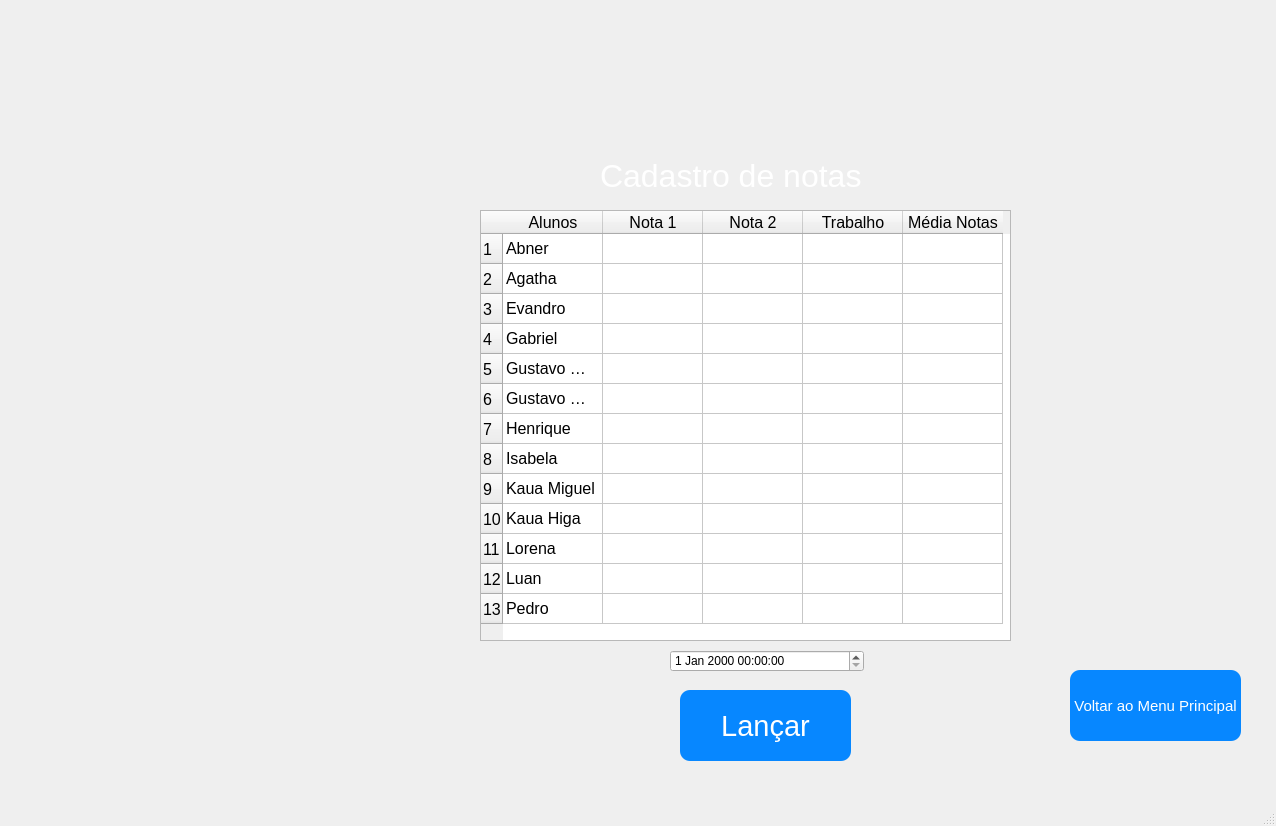
<?xml version="1.0" encoding="UTF-8"?>
<ui version="4.0">
 <class>MainWindow</class>
 <widget class="QMainWindow" name="MainWindow">
  <property name="geometry">
   <rect>
    <x>0</x>
    <y>0</y>
    <width>1276</width>
    <height>826</height>
   </rect>
  </property>
  <property name="windowTitle">
   <string>MainWindow</string>
  </property>
  <widget class="QWidget" name="centralwidget">
   <widget class="QLabel" name="label">
    <property name="geometry">
     <rect>
      <x>0</x>
      <y>0</y>
      <width>1271</width>
      <height>791</height>
     </rect>
    </property>
    <property name="text">
     <string/>
    </property>
    <property name="pixmap">
     <pixmap>../Imagens/5052425-abstrato-fundo-amarelo-e-azul-vetor.jpg</pixmap>
    </property>
    <property name="scaledContents">
     <bool>true</bool>
    </property>
    <property name="wordWrap">
     <bool>false</bool>
    </property>
   </widget>
   <widget class="QLabel" name="label_2">
    <property name="geometry">
     <rect>
      <x>0</x>
      <y>0</y>
      <width>481</width>
      <height>241</height>
     </rect>
    </property>
    <property name="text">
     <string/>
    </property>
    <property name="pixmap">
     <pixmap>../Imagens/Logo_Senac_COR.png</pixmap>
    </property>
    <property name="scaledContents">
     <bool>true</bool>
    </property>
   </widget>
   <widget class="QLabel" name="label_3">
    <property name="geometry">
     <rect>
      <x>600</x>
      <y>150</y>
      <width>271</width>
      <height>51</height>
     </rect>
    </property>
    <property name="font">
     <font>
      <pointsize>24</pointsize>
     </font>
    </property>
    <property name="styleSheet">
     <string notr="true">color:#ffffff;</string>
    </property>
    <property name="text">
     <string>Cadastro de notas</string>
    </property>
   </widget>
   <widget class="QPushButton" name="voltar">
    <property name="geometry">
     <rect>
      <x>1070</x>
      <y>670</y>
      <width>171</width>
      <height>71</height>
     </rect>
    </property>
    <property name="font">
     <font>
      <pointsize>11</pointsize>
     </font>
    </property>
    <property name="styleSheet">
     <string notr="true">background-color:#0787ff;
color:#ffffff;
border-radius:10px;
</string>
    </property>
    <property name="text">
     <string>Voltar ao Menu Principal</string>
    </property>
   </widget>
   <widget class="QPushButton" name="avaliacao">
    <property name="geometry">
     <rect>
      <x>680</x>
      <y>690</y>
      <width>171</width>
      <height>71</height>
     </rect>
    </property>
    <property name="font">
     <font>
      <pointsize>22</pointsize>
     </font>
    </property>
    <property name="styleSheet">
     <string notr="true">background-color:#0787ff;
color:#ffffff;
border-radius:10px;
</string>
    </property>
    <property name="text">
     <string>Lançar</string>
    </property>
   </widget>
   <widget class="QTableWidget" name="tableWidget">
    <property name="geometry">
     <rect>
      <x>480</x>
      <y>210</y>
      <width>531</width>
      <height>431</height>
     </rect>
    </property>
    <property name="font">
     <font>
      <pointsize>12</pointsize>
     </font>
    </property>
    <row>
     <property name="text">
      <string>1</string>
     </property>
    </row>
    <row>
     <property name="text">
      <string>2</string>
     </property>
    </row>
    <row>
     <property name="text">
      <string>3</string>
     </property>
    </row>
    <row>
     <property name="text">
      <string>4</string>
     </property>
    </row>
    <row>
     <property name="text">
      <string>5</string>
     </property>
    </row>
    <row>
     <property name="text">
      <string>6</string>
     </property>
    </row>
    <row>
     <property name="text">
      <string>7</string>
     </property>
    </row>
    <row>
     <property name="text">
      <string>8</string>
     </property>
    </row>
    <row>
     <property name="text">
      <string>9</string>
     </property>
    </row>
    <row>
     <property name="text">
      <string>10</string>
     </property>
    </row>
    <row>
     <property name="text">
      <string>11</string>
     </property>
    </row>
    <row>
     <property name="text">
      <string>12</string>
     </property>
    </row>
    <row>
     <property name="text">
      <string>13</string>
     </property>
    </row>
    <column>
     <property name="text">
      <string>Alunos</string>
     </property>
    </column>
    <column>
     <property name="text">
      <string>Nota 1</string>
     </property>
    </column>
    <column>
     <property name="text">
      <string>Nota 2</string>
     </property>
    </column>
    <column>
     <property name="text">
      <string>Trabalho</string>
     </property>
    </column>
    <column>
     <property name="text">
      <string>Média Notas</string>
     </property>
    </column>
    <item row="0" column="0">
     <property name="text">
      <string>Abner</string>
     </property>
    </item>
    <item row="0" column="1">
     <property name="text">
      <string/>
     </property>
    </item>
    <item row="1" column="0">
     <property name="text">
      <string>Agatha</string>
     </property>
    </item>
    <item row="2" column="0">
     <property name="text">
      <string>Evandro</string>
     </property>
    </item>
    <item row="3" column="0">
     <property name="text">
      <string>Gabriel</string>
     </property>
    </item>
    <item row="4" column="0">
     <property name="text">
      <string>Gustavo Nascimento</string>
     </property>
    </item>
    <item row="5" column="0">
     <property name="text">
      <string>Gustavo Farina</string>
     </property>
    </item>
    <item row="6" column="0">
     <property name="text">
      <string>Henrique</string>
     </property>
    </item>
    <item row="7" column="0">
     <property name="text">
      <string>Isabela</string>
     </property>
    </item>
    <item row="7" column="1">
     <property name="text">
      <string/>
     </property>
    </item>
    <item row="8" column="0">
     <property name="text">
      <string>Kaua Miguel</string>
     </property>
    </item>
    <item row="8" column="1">
     <property name="text">
      <string/>
     </property>
    </item>
    <item row="9" column="0">
     <property name="text">
      <string>Kaua Higa</string>
     </property>
    </item>
    <item row="10" column="0">
     <property name="text">
      <string>Lorena</string>
     </property>
    </item>
    <item row="11" column="0">
     <property name="text">
      <string>Luan</string>
     </property>
    </item>
    <item row="12" column="0">
     <property name="text">
      <string>Pedro</string>
     </property>
    </item>
   </widget>
   <widget class="QDateTimeEdit" name="dateTimeEdit">
    <property name="geometry">
     <rect>
      <x>670</x>
      <y>650</y>
      <width>194</width>
      <height>22</height>
     </rect>
    </property>
   </widget>
  </widget>
  <widget class="QMenuBar" name="menubar">
   <property name="geometry">
    <rect>
     <x>0</x>
     <y>0</y>
     <width>1276</width>
     <height>21</height>
    </rect>
   </property>
  </widget>
  <widget class="QStatusBar" name="statusbar"/>
 </widget>
 <resources/>
 <connections/>
</ui>
